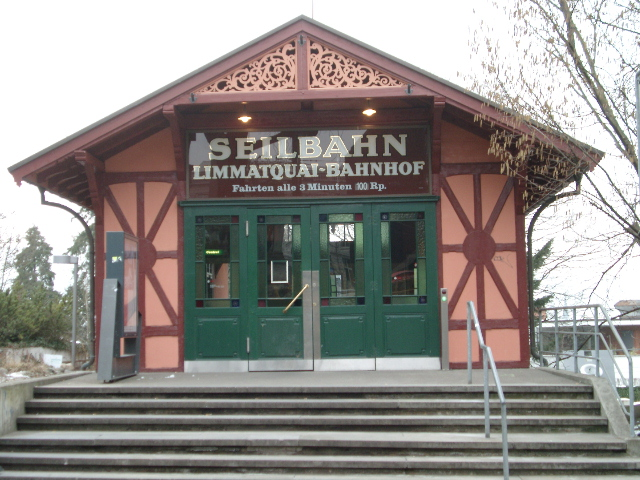
//> input picture imgprocessing/Release/object0006_view03.png, 640 x 480 px, given in place of object0022_view03.png, which was not available
$ ./main   (built with g++ and OpenCV 4, older OpenCV classes emulated)
//> lines starting //> are read from the running program, lines starting //| are printed output that depends on the picture; pictures that were not available may be replaced by others from this repository, and a replacement may not be noted
### imgprocessing/imgprocessing/predictimage.h
#pragma once
#include <iostream>
#include <opencv2/opencv.hpp>
using namespace std;
using namespace cv;
class predictimage
{
public:
	predictimage();
	void predict(Mat added, vector<Mat> similar, vector<String> names);
};

### imgprocessing/imgprocessing/homographymatch.h
#pragma once
#include <iostream>
using namespace std;
class homographymatch
{
public:
	homographymatch();
	void decompress(string added);
	void compress(string added, string match);
};

### imgprocessing/imgprocessing/histcompare.h
#pragma once
#include <iostream>
using namespace std;
class histcompare
{
public:
	histcompare();
	string comparegrams(string img, string imgpath);
	void computegrams(string imgpath);

};

### imgprocessing/imgprocessing/keypointcontrol.h
#pragma once
#include <iostream>
using namespace std;
class keypointcontrol
{
public:
	keypointcontrol();
	void computekeypoints(string path);
};

### imgprocessing/imgprocessing/surfcomp.h
#pragma once
#include <iostream>
using namespace std;
class surfcomp
{
public:
	surfcomp();
	int genfeatures(string img1, string img2);
};

### imgprocessing/imgprocessing/correlcoeff.h
#pragma once
#include <iostream>
using namespace std;
class correlcoeff
{
public:
	correlcoeff();
	int calculateccf(string img, string imgpath);
};

### imgprocessing/imgprocessing/sumsquaredistance.h
#pragma once
#include <iostream>
using namespace std;
class sumsquaredistance
{
public:
	sumsquaredistance();
	int calculatessd(string img, string imgpath);

};

### imgprocessing/imgprocessing/predictimage.cpp
#include "predictimage.h"

/*
	Computes a predicted image by taking a block from the original and comparing it to blocks in
	given similar images, picking the closest one.
	The difference between the original and predicted image is then taken and stored.
*/

predictimage::predictimage()
{
}

void predictimage::predict(Mat added, vector<Mat> similar, vector<String> names) {
	Mat predicted(480, 640, CV_32FC3, Scalar(0, 0, 0)); //Make a template image, same size as all others
	printf("Starting iteration \n");

	int step = 32; //block size, in this case max 32
	FileStorage fs("blockplacement.csv", FileStorage::WRITE); //store reference to used blocks
	fs << "references" << "[";
	for (int i = 0; i < predicted.cols; i+=step) { //for each column block
		for (int j = 0; j < predicted.rows; j += step) { //for each row block
			Mat original = added(Rect(i, j, step, step));
			int closestmatch = 0;
			double minval = -1;

			for (int x = 0; x < predicted.cols; x += step) { //for each column block
				for (int y = 0; y < predicted.rows; y += step) { //for each row block

			for (int k = 0; k < similar.size(); ++k) { //for each of the similar image


						Mat segment = similar[k](Rect(x, y, step, step)); //take the segment at the same location
																		  //Work out sum of squared difference
						double ssd = 0;
						for (int a = 0; a < segment.cols; a++) {
							for (int b = 0; b < segment.rows; b++) {
								Vec3b colour1 = original.at<Vec3b>(Point(a, b));
								Vec3b colour2 = segment.at<Vec3b>(Point(a, b));
								double diff0 = (colour1[0] - colour2[0]);
								double diff1 = (colour1[1] - colour2[1]);
								double diff2 = (colour1[2] - colour2[2]);
								ssd += (diff0 * diff0);
								ssd += (diff1 * diff1);
								ssd += (diff2 * diff2);
							}
						}
						//pick the closest match to the original;
						if (minval < 0) { minval = ssd; closestmatch = k; }
						else if (ssd < minval) { minval = ssd; closestmatch = k; }


			}

				}
			}
			fs << "{:" << "Col" << i << "Row" << j << "Ref" << names[closestmatch] << "}";
			similar[closestmatch](Rect(i, j, step, step)).copyTo(predicted.rowRange(j, j+step).colRange(i, i+step));
		}

	}
	fs << "]";
	printf(" Done!\nSaving image\n");
	cv::imwrite("predicted.png", predicted);
	added.convertTo(added, CV_32FC3);
	Mat dif = added - predicted;
	cv::imwrite("difference.png", dif);
	//Doing this reconstructs the image
	//Mat recon = predicted + dif;
	//cv::imwrite("reconstructed.png", recon);

	fs.release();
}

### imgprocessing/imgprocessing/main.cpp

#include <stdio.h>
#include <iostream>
#include "sumsquaredistance.h"
#include "correlcoeff.h"
#include "surfcomp.h"
#include "keypointcontrol.h"
#include "histcompare.h"
#include "homographymatch.h"
#include "predictimage.h"
#include <ctime>
#include <opencv2/opencv.hpp>
#include "opencv2/opencv_modules.hpp"
#include "opencv2/imgproc/imgproc.hpp"

using namespace std;

/*
	Relevant classes:
	 - keypointcontrol - compute & store keypoints
	 - surfcomp - compare keypoints
	 - predictimage - create a predicted image and store the image difference
*/

int main()
{
	// [8 lines of commented-out code are left out]

	printf("Loading images \n");
	Mat added = imread("object0022_view03.png", 1);
//> added is the input picture: 480 rows x 640 cols, CV_8UC3; mean B, G, R 138, 141.9, 146.5

	vector<Mat> similar;
	similar.push_back(imread("object0022_view01.png", 1));
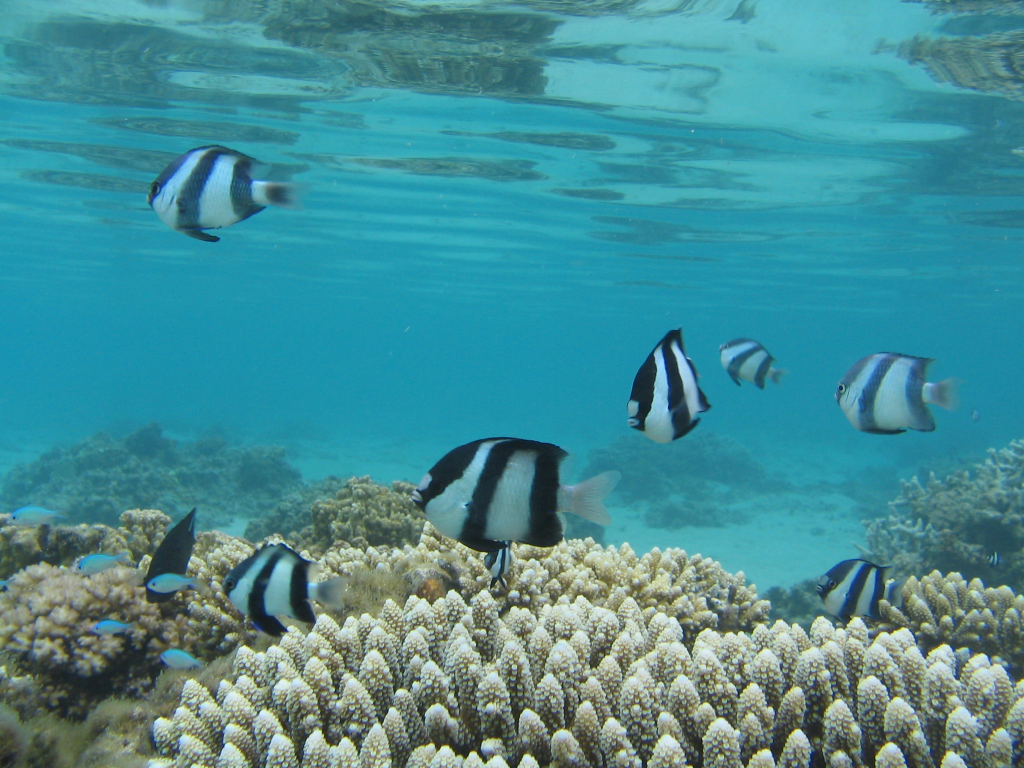
//> input picture imgprocessing/Release/fish.jpg, 2048 x 1536 px, given in place of object0022_view01.png, which was not available (shown at 1/2 size)
//> similar[0] is the input picture: 1536 rows x 2048 cols, CV_8UC3; mean B, G, R 148.9, 141.5, 69.8
	similar.push_back(imread("object0022_view02.png", 1));
	similar.push_back(imread("object0022_view04.png", 1));
	similar.push_back(imread("object0022_view05.png", 1));

	vector<string> names;
	names.push_back("object0006_view01.png");
	names.push_back("object0006_view02.png");
	names.push_back("object0006_view04.png");
	names.push_back("object0006_view05.png");

	printf("Starting clock \n");

	clock_t t = clock();

	predictimage pi;
	pi.predict(added,similar,names);
//> after the loop in predict, `for (int i = 0; i < predicted.cols; i+=step)`:
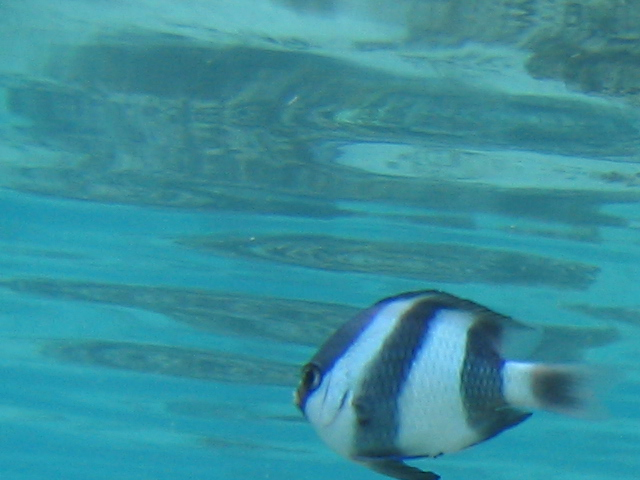
//> predicted: 480 rows x 640 cols, CV_32FC3; mean B, G, R 156.9, 143.3, 57.2
//> in predict, `Mat dif = added - predicted;`:
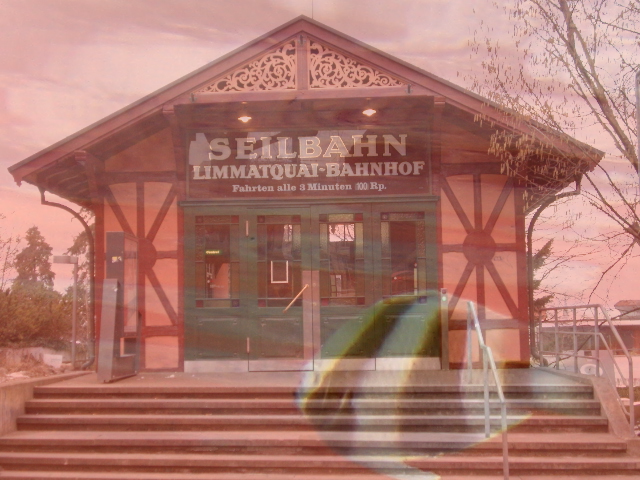
//> dif: 480 rows x 640 cols, CV_32FC3; mean B, G, R -18.9, -1.5, 89.3; drawn with min black and max white


	// [4 lines of commented-out code are left out]


	t = clock() - t;
	cout << "Time elapsed: " << t / double(CLOCKS_PER_SEC) << "s" << endl;

	return 0;
}
